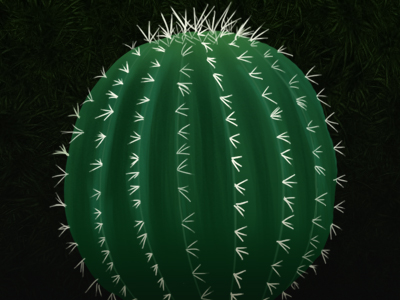
#> input picture chap48_腐蚀与膨胀/image/cactus.jpg, 400 x 300 px
$ python 'demo01_用过黑猫运算画出小蜘蛛身上的花纹.py'
#> lines starting #> are read from the running program, lines starting #| are printed output that depends on the picture
# coding:utf-8
import cv2
import numpy as np

img=cv2.imread("../../image/cactus.jpg")   # 读取图片
#> img is the input picture: shape (300, 400, 3); mean B, G, R 26.1, 45, 20.6
k=np.ones((5,5),np.uint8)  # 创建5x5的卷积核
cv2.imshow("img",img)  # 显示原图
dst=cv2.morphologyEx(img,cv2.MORPH_BLACKHAT,k)  # 黑帽操作
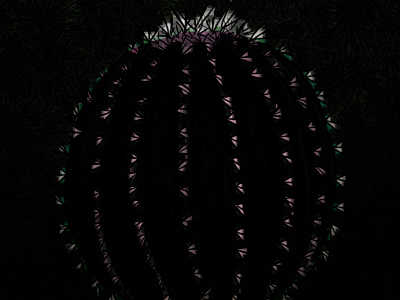
#> dst: shape (300, 400, 3); mean B, G, R 4.8, 5, 5.2
cv2.imshow("dst",dst)  # 显示黑帽后的图像
cv2.waitKey()  # 等待按键
cv2.destroyAllWindows() # 关闭所有窗口
